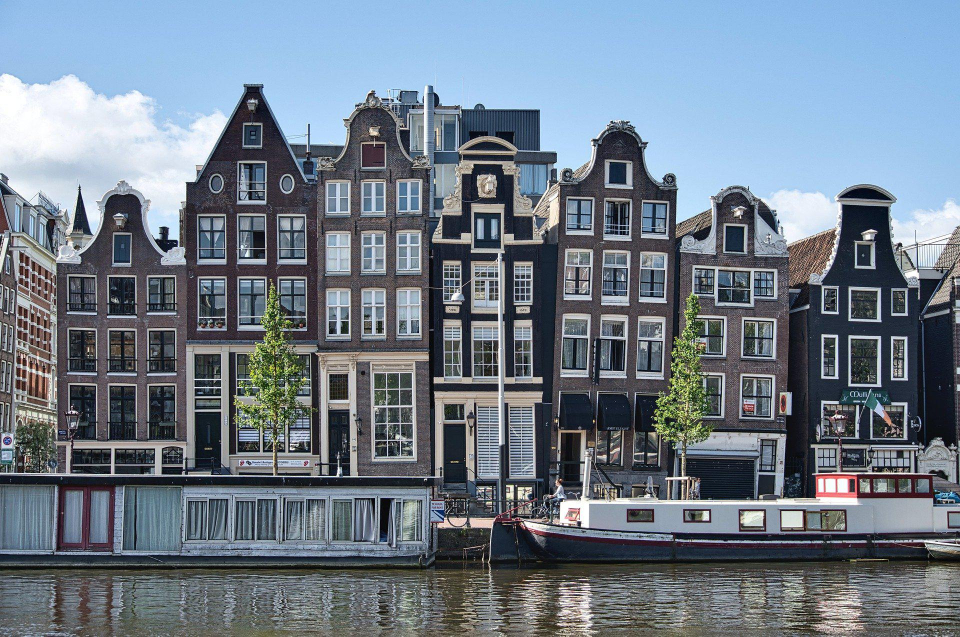
#> input picture imagens_pi/buildings.jpg, 1920 x 1273 px, found by its file name (shown at 1/2 size)
$ jupyter execute Aula1_pil.ipynb
#> lines starting #> are read from the running program, lines starting #| are printed output that depends on the picture
**AULA 01 - Exibindo, convertendo e redimensionando uma imagem**

**EXIBINDO**

obs.: carregue uma imagem na pasta do colab ao lado (pode ser baixada do repositório no github)

[cell 1]
# Biliotecas
import numpy as ap
from PIL import Image
import matplotlib.pyplot as plt

# Abrir a imagem
imagem = Image.open('buildings.jpg')
#> imagem is the input picture: PIL image 1920x1273 RGB; mean R, G, B 111.8, 123.9, 136.8

# Mostrar a imagem
plt.imshow(imagem)
#plt.axis('off') # para naão mostrar os pixels
#plt.show()

**CONVERTENDO para escala de cinza**

[cell 2]
# Convertter para a escala de cinza
imagem_cinza = imagem.convert('L')
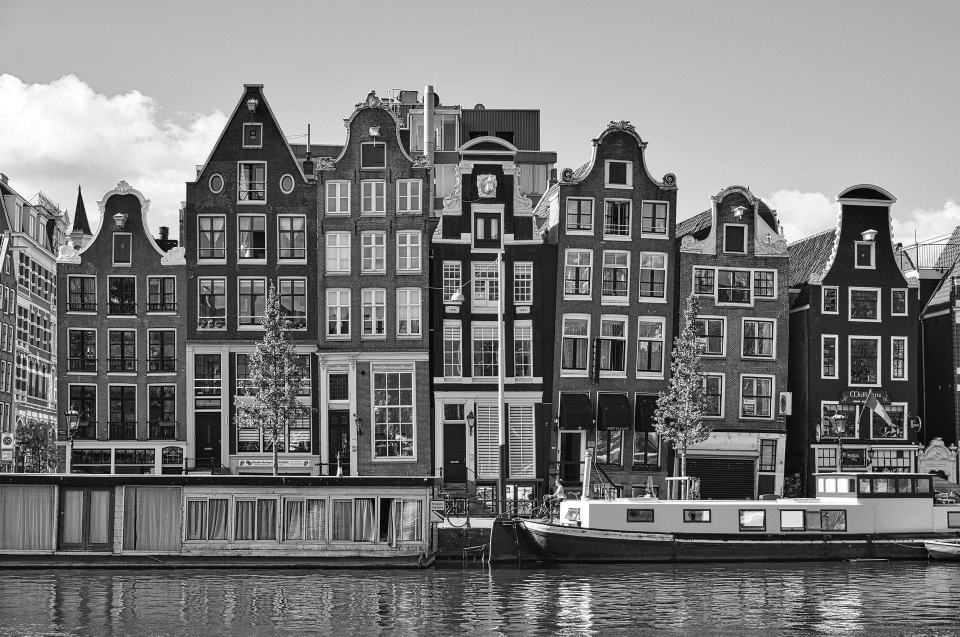
#> imagem_cinza: PIL image 1920x1273 L (shown at 1/2 size); min 0, max 255, mean 121.8

# Mostrar a imagem em escala de cinza
plt.imshow(imagem_cinza, cmap='gray')
#plt.show()

[cell 3]
# Obter largura (width) e altura (height) da imagem
width, height = imagem_cinza.size
#> width = 1920; height = 1273

print(width) # largura
#| 1920
print(height) # altura
#| 1273

**REDIMENSIONANDO A IMAGEM**

[cell 4]
# Definir nova largura e altura da imagem
new_width = int(width/20) # reduzir ou aumentar quantas vezes quiser
#> new_width = 96
new_height = int(height/20)
#> new_height = 63

# Redimensionar a imagem
imagem_redimensionada = imagem_cinza.resize((new_width, new_height))
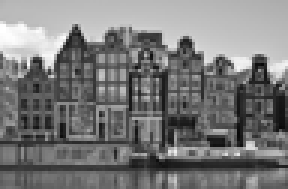
#> imagem_redimensionada: PIL image 96x63 L (shown 3 times larger); min 8, max 255, mean 121.8

# Mostrar a imagem
plt.imshow(imagem_redimensionada)
plt.imshow(imagem_redimensionada, cmap='gray')
#plt.show()
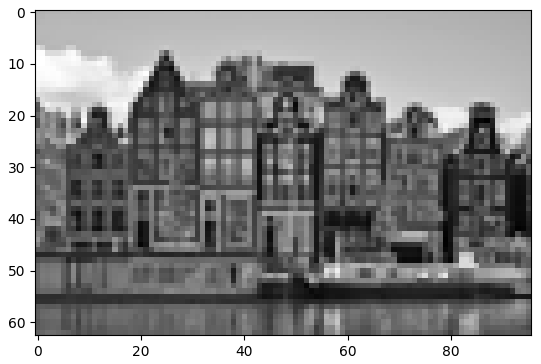
#> figure drawn by matplotlib, 1 panel

[cell 5]
# Obter largura (width) e altura (height) da NOVA imagem
width, height = imagem_redimensionada.size
#> width = 96; height = 63

print(width) # largura
#| 96
print(height) # altura
#| 63

$ run again, with imagens_pi/itens_Z.jpg copied over imagens_pi/buildings.jpg
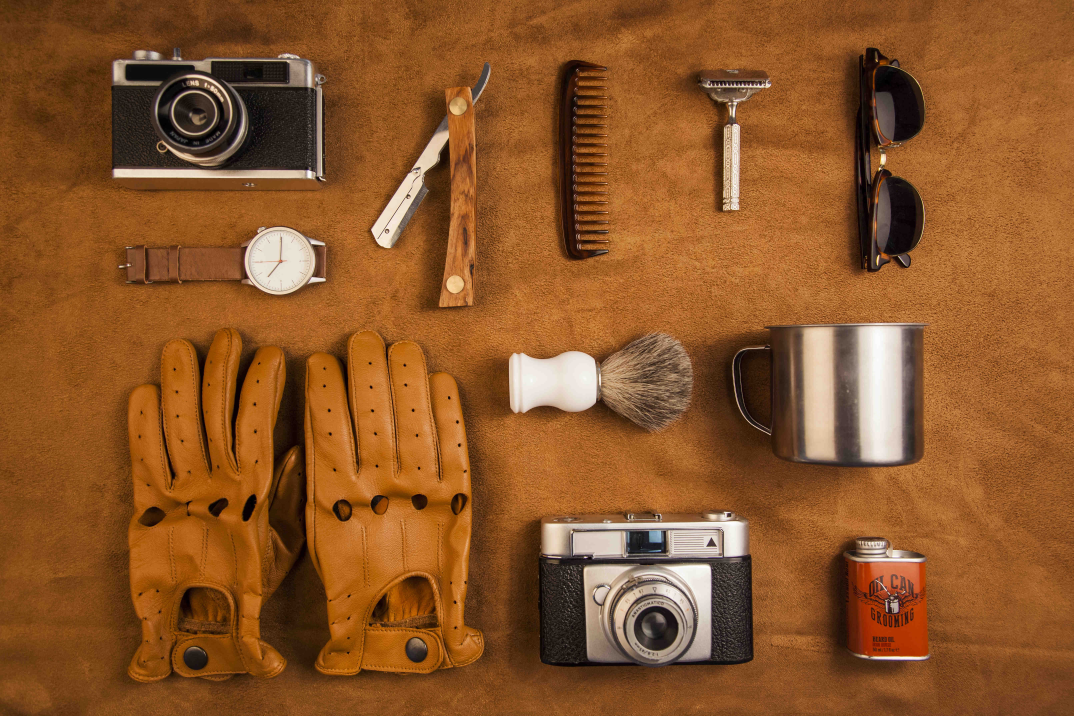
#> input picture imagens_pi/itens_Z.jpg, 5369 x 3579 px, found by its file name (shown at 1/5 size)
#> imagem is the input picture: PIL image 5369x3579 RGB; mean R, G, B 140.4, 85.9, 40.5
#| 5369
#| 3579
#> `imagem_redimensionada = imagem_cinza.resize((new_width, new_height))`:
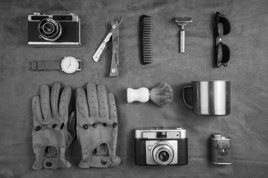
#> imagem_redimensionada: PIL image 268x178 L; min 0, max 255, mean 97
#> `[cell 4] # Definir nova largura e altura da imagem new_width = int(wid..`:
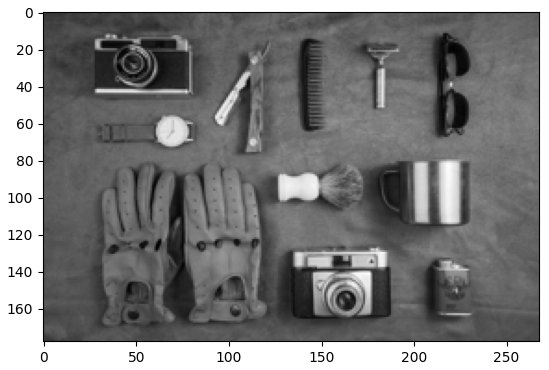
#> figure drawn by matplotlib, 1 panel
#| 268
#| 178
